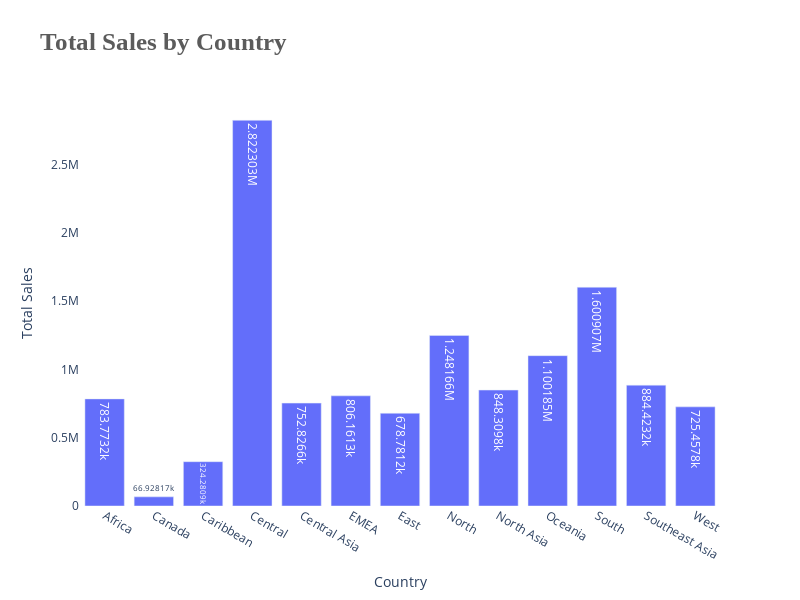

Write notebook code for a chart like this one.
### Code cell
#Bar plot for sales over countries
country_sales = data.groupby('Region')['Sales'].sum().reset_index()

fig = px.bar(country_sales, x='Region', y='Sales', title='Total Sales by Country',
             labels={'Sales': 'Total Sales', 'Country': 'Country'},
             text_auto=True)

fig.update_layout(
    title_text='<b>Total Sales by Country</b>',
    title_font=dict(size=25, family="Liberation Serif", color="#5b5b5b"),
    xaxis_title='Country',
    yaxis_title='Total Sales',
    plot_bgcolor='white',
    height=600,  
    width=800
)
fig.show()

### Figure 1 — Plotly figure (JSON) as saved in the notebook; plotly's stock layout.template omitted (floating-point values rounded to 4 significant figures)
{"data": [{"alignmentgroup": "True", "hovertemplate": "Region=%{x}<br>Total Sales=%{y}<extra></extra>", "legendgroup": "", "marker": {"color": "#636efa", "pattern": {"shape": ""}}, "name": "", "offsetgroup": "", "orientation": "v", "showlegend": false, "textposition": "auto", "texttemplate": "%{y}", "type": "bar", "x": ["Africa", "Canada", "Caribbean", "Central", "Central Asia", "EMEA", "East", "North", "North Asia", "Oceania", "South", "Southeast Asia", "West"], "xaxis": "x", "y": [783800.0, 66930.0, 324300.0, 2822000.0, 752800.0, 806200.0, 678800.0, 1248000.0, 848300.0, 1100000.0, 1601000.0, 884400.0, 725500.0], "yaxis": "y"}], "layout": {"barmode": "relative", "height": 600, "legend": {"tracegroupgap": 0}, "plot_bgcolor": "white", "title": {"font": {"color": "#5b5b5b", "family": "Liberation Serif", "size": 25}, "text": "<b>Total Sales by Country</b>"}, "width": 800, "xaxis": {"anchor": "y", "autorange": true, "domain": [0, 1], "range": [-0.5, 12.5], "title": {"text": "Country"}, "type": "category"}, "yaxis": {"anchor": "x", "autorange": true, "domain": [0, 1], "range": [0, 2971000.0], "title": {"text": "Total Sales"}, "type": "linear"}}}
